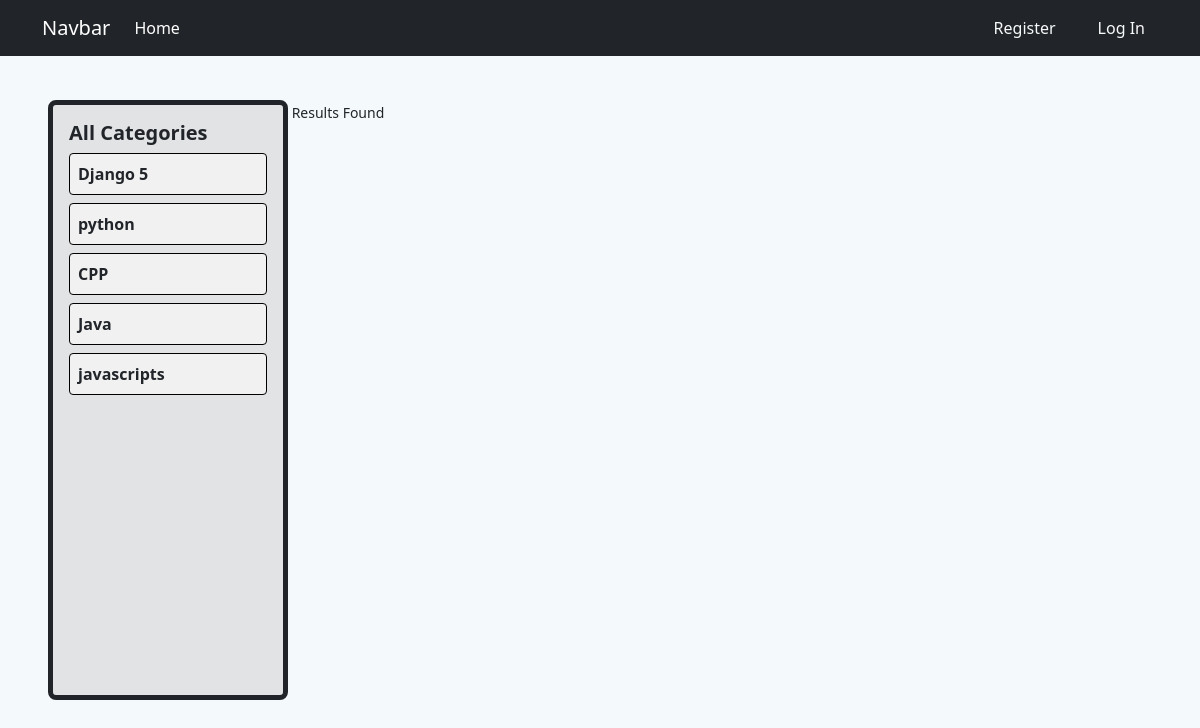
The app's page /category/javascripts/, older data.
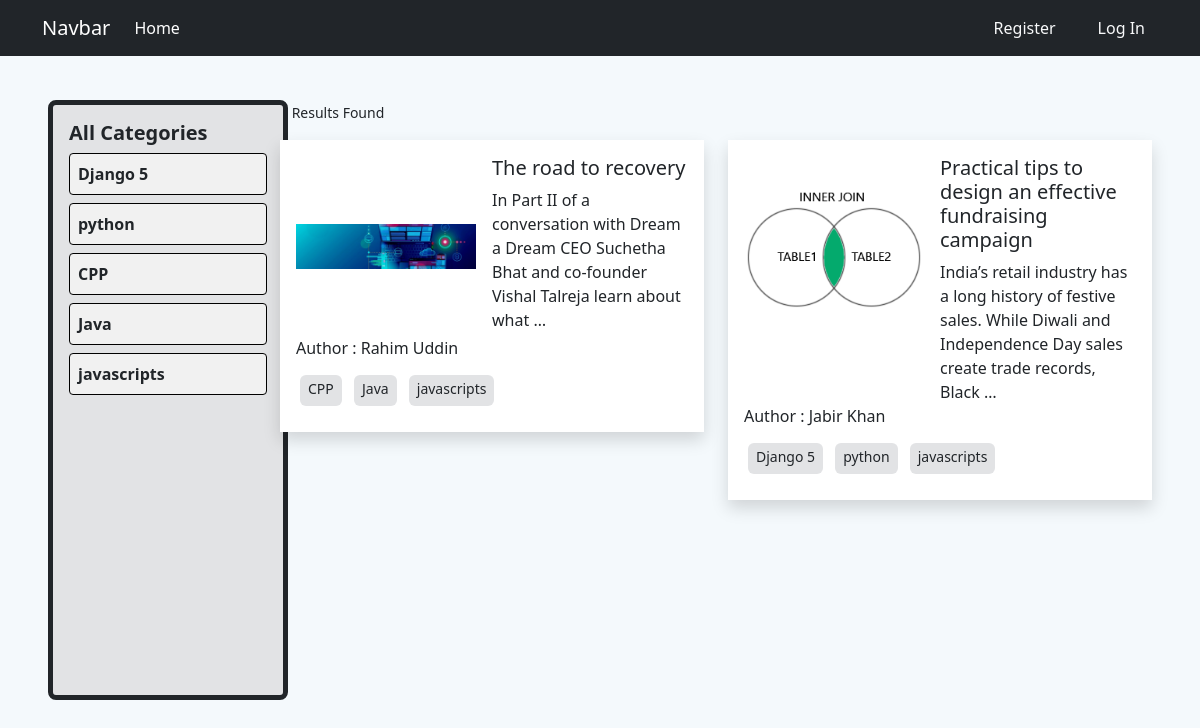
The same page, newer data.
### category/models.py (models this page shows, shortened)
class Category(models.Model) :
    name = models.CharField(max_length=100)
    slug = models.SlugField(max_length=100, unique=True, null=True, blank=True)

### posts/models.py (models this page shows, shortened)
class Post(models.Model) :
    title = models.CharField(max_length=100)
    content = models.TextField()
    category = models.ManyToManyField(Category)
    author = models.ForeignKey(User, on_delete=models.CASCADE)
    image = models.ImageField(upload_to='posts/media/uploads/', blank=True, null=True)

### blog_project/views.py (the view)
# urls.py: path('', views.index, name='home'),
def index(req, category_slug = None) :
    data = Post.objects.all()
    if category_slug is not None :
        cate = Category.objects.get(slug=category_slug)
        data = Post.objects.filter(category=cate)
    category = Category.objects.all()
    return render(req, 'index.html', {'data' : data, 'category' : category})

### templates/index.html
{% extends "base.html" %}
{% block content %}
<div class="mx-5 row pe-0 mt-5">
    <div class="col-2 p-0">
      <div class="bg-secondary-subtle py-3 border border-5 rounded-3 border-dark p-3 overflow-auto" style="height: 600px; width:240px; position: fixed;">
        <h5><a class="text-decoration-none text-dark fw-bold" href="{% url "home" %}">All Categories</a></h5>
        {% for cate in category %}
        <a class="text-decoration-none text-dark fw-semibold"  href="{% url "category_slug" cate.slug %}">
          <li class="list-unstyled border border-1 rounded-1 p-2 my-2 border-black" style="background-color: rgb(241, 241, 241);">
            {{cate.name}}
          </li>
        </a>
        {% endfor %}
      </div>
    </div>
    <div class="col-10 ps-5 pe-0 h-100">
      <small>{{ data | length }} Results Found</small>
      <div class="row align-self-end pt-3 row-gap-4">
        {% for post in data %}
      <div class="col-sm-6 mb-3 mb-sm-0">
          <div class="card border-0 rounded-0 shadow">
            <div class="p-3">
              <div class="d-flex">
                <div>
                  <img style="width:180px; height:180px; object-fit: contain;" src="{{post.image.url}}" alt="Blog Image">
                </div>
                <div class="ps-3">
                  <h5 class="card-title"><a class="text-decoration-none text-dark" href="{% url "details_post" post.id %}">{{post.title}}</a></h5>
                  <p class="card-text">{{post.content | truncatewords:20 }}</p>
                </div>
              </div>
              <p>Author : {{post.author.first_name}} {{post.author.last_name}}</p>
              <div class="my-3">
                  {% for category in post.category.all %}
                  <small class="bg-secondary-subtle m-1 rounded px-2 pt-1 pb-2">{{category.name}}</small>
                  {% endfor %}
              </div>
            </div>
          </div>
        </div>
        {% endfor %}
      </div>
    </div>
</div>
{% endblock content %}

### templates/base.html (shortened to what this page needs)
<!DOCTYPE html>
<html lang="en">
<head>
    <link href="https://cdn.jsdelivr.net/npm/bootstrap@5.3.2/dist/css/bootstrap.min.css" rel="stylesheet">
</head>
<body style="background-color: rgb(244, 249, 252);">
    <header>
        <nav class="navbar navbar-expand-lg navbar-dark bg-dark w-100 z-3" style="overflow: hidden; position: fixed; top: 0;">
            <div class="container">
              <a class="navbar-brand" href="#">Navbar</a>
              <div class="collapse navbar-collapse" id="navbarSupportedContent">
                <ul class="navbar-nav me-auto mb-2 mb-lg-0">
                  <li class="nav-item">
                    <a class="nav-link active" aria-current="page" href="{% url "home" %}">Home</a>
                  </li>
                </ul>
                <div class="d-flex gap-3">
                  {% if request.user.is_authenticated %}
                    <a class=" btn text-light" href="{% url "profile" %}">Profile</a>
                    <a class=" btn text-light" href="{% url "logout" %}">Log Out</a>
                  {% else %}
                    <a class=" btn text-light" href="{% url "register" %}">Register</a>
                    <a class=" btn text-light" href="{% url "login" %}">Log In</a>
                  {% endif %}
                </div>
              </div>
            </div>
          </nav>
    </header>
    <main>
      <section style="margin-top: 100px">
        {% block content %}
        {% endblock content %}
      </section>
    </main>
</body>
</html>

Row changes from the older to the newer data that the page shows:
added Post: image (picture), title "The road to recovery", content "In Part II of a conversation with Dream a Dream CEO Suchetha Bhat and co-founder Vishal Talreja learn about what …", author.first_name "Rahim", author.last_name "Uddin", Category (name "CPP"), Category (name "Java"), Category (name "javascripts")
now on this page (row edited): Post: image (picture), title "Practical tips to design an effective fundraising campaign", content "India’s retail industry has a long history of festive sales. While Diwali and Independence Day sales create trade records, Black …", author.first_name "Jabir", author.last_name "Khan", Category (name "Django 5"), Category (name "python"), Category (name "javascripts")
